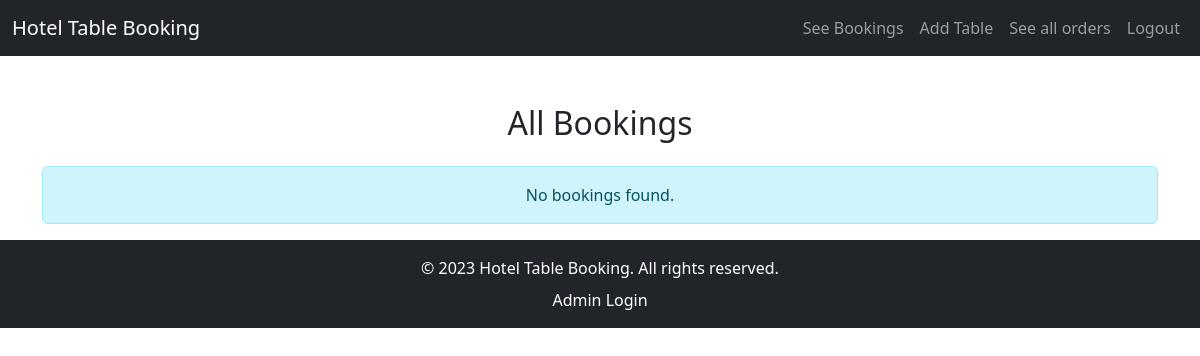
/admin_bookings.php (signed in), run on an earlier commit of the app's database.
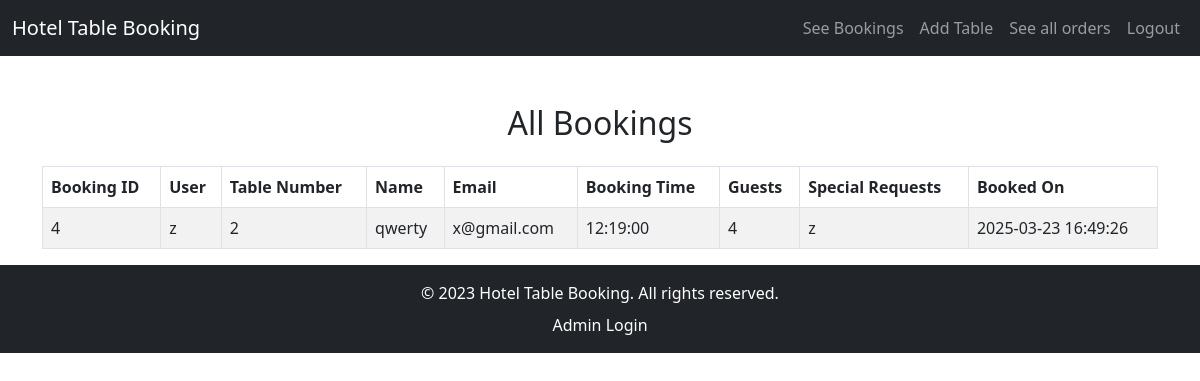
And on a later commit of the database.
### tables this page shows
CREATE TABLE `bookings` (
  `id` int(11) NOT NULL,
  `user_id` int(11) NOT NULL,
  `table_number` varchar(10) NOT NULL,
  `name` varchar(100) NOT NULL,
  `email` varchar(100) NOT NULL,
  `booking_time` time NOT NULL,
  `guests` int(11) NOT NULL,
  `special_requests` text DEFAULT NULL,
  `created_at` timestamp NOT NULL DEFAULT current_timestamp()
);

CREATE TABLE `users` (
  `id` int(11) NOT NULL,
  `username` varchar(50) NOT NULL,
  `email` varchar(100) NOT NULL,
  `mobile_number` varchar(15) NOT NULL,
  `password` varchar(100) NOT NULL
);

### admin_bookings.php (the view, shortened to what this page needs)
<?php
require 'db.php';
$stmt = $pdo->query("SELECT bookings.*, users.username
                     FROM bookings
                     LEFT JOIN users ON bookings.user_id = users.id
                     ORDER BY bookings.created_at DESC");
$bookings = $stmt->fetchAll(PDO::FETCH_ASSOC);
?>
<!DOCTYPE html>
<html lang="en">
<head>
    <link href="https://cdn.jsdelivr.net/npm/bootstrap@5.3.0-alpha1/dist/css/bootstrap.min.css" rel="stylesheet">
</head>
<body>
    <nav class="navbar navbar-expand-lg navbar-dark bg-dark">
        <div class="container-fluid">
            <a class="navbar-brand" href="admin_dashboard.php">Hotel Table Booking</a>
            <div class="collapse navbar-collapse" id="navbarNav">
                <ul class="navbar-nav ms-auto">
                    <?php if (isset($_SESSION['admin_id'])): ?>
                        <li class="nav-item"><a class="nav-link" href="admin_bookings.php">See Bookings</a></li>
                        <li class="nav-item"><a class="nav-link" href="admin_dashboard.php">Add Table</a></li>
                        <li class="nav-item"><a class="nav-link" href="admin_orders.php">See all orders</a></li>
                        <li class="nav-item"><a class="nav-link" href="logout.php">Logout</a></li>
                    <?php else: ?>
                        <li class="nav-item"><a class="nav-link" href="login.php">Login</a></li>
                        <li class="nav-item"><a class="nav-link" href="signup.php">Sign Up</a></li>
                    <?php endif; ?>
                </ul>
            </div>
        </div>
    </nav>
    <div class="container mt-5">
        <h2 class="text-center mb-4">All Bookings</h2>
        <?php if (!empty($bookings)): ?>
            <table class="table table-bordered table-striped">
                <thead>
                    <tr>
                        <th>Booking ID</th>
                        <th>User</th>
                        <th>Table Number</th>
                        <th>Name</th>
                        <th>Email</th>
                        <th>Booking Time</th>
                        <th>Guests</th>
                        <th>Special Requests</th>
                        <th>Booked On</th>
                    </tr>
                </thead>
                <tbody>
                    <?php foreach ($bookings as $booking): ?>
                        <tr>
                            <td><?= htmlspecialchars($booking['id']) ?></td>
                            <td><?= htmlspecialchars($booking['username'] ?? 'Guest') ?></td>
                            <td><?= htmlspecialchars($booking['table_number']) ?></td>
                            <td><?= htmlspecialchars($booking['name']) ?></td>
                            <td><?= htmlspecialchars($booking['email']) ?></td>
                            <td><?= htmlspecialchars($booking['booking_time']) ?></td>
                            <td><?= htmlspecialchars($booking['guests']) ?></td>
                            <td><?= htmlspecialchars($booking['special_requests'] ?? 'None') ?></td>
                            <td><?= htmlspecialchars($booking['created_at']) ?></td>
                        </tr>
                    <?php endforeach; ?>
                </tbody>
            </table>
        <?php else: ?>
            <div class="alert alert-info text-center" role="alert">
                No bookings found.
            </div>
        <?php endif; ?>
    </div>
    <?php include 'footer.php'; ?>
</body>
</html>

What changed in the data, as far as the page shows it:
added bookings: id "4", user.username "z", table_number "2", name "qwerty", email "x@gmail.com", booking_time "12:19:00", guests "4", special_requests "z", created_at "2025-03-23 16:49:26"
Also different on the page:
text no longer shown: "No bookings found."
text now shown: "Booking ID User Table Number Name Email Booking Time Guests Special Requests Booked On"
